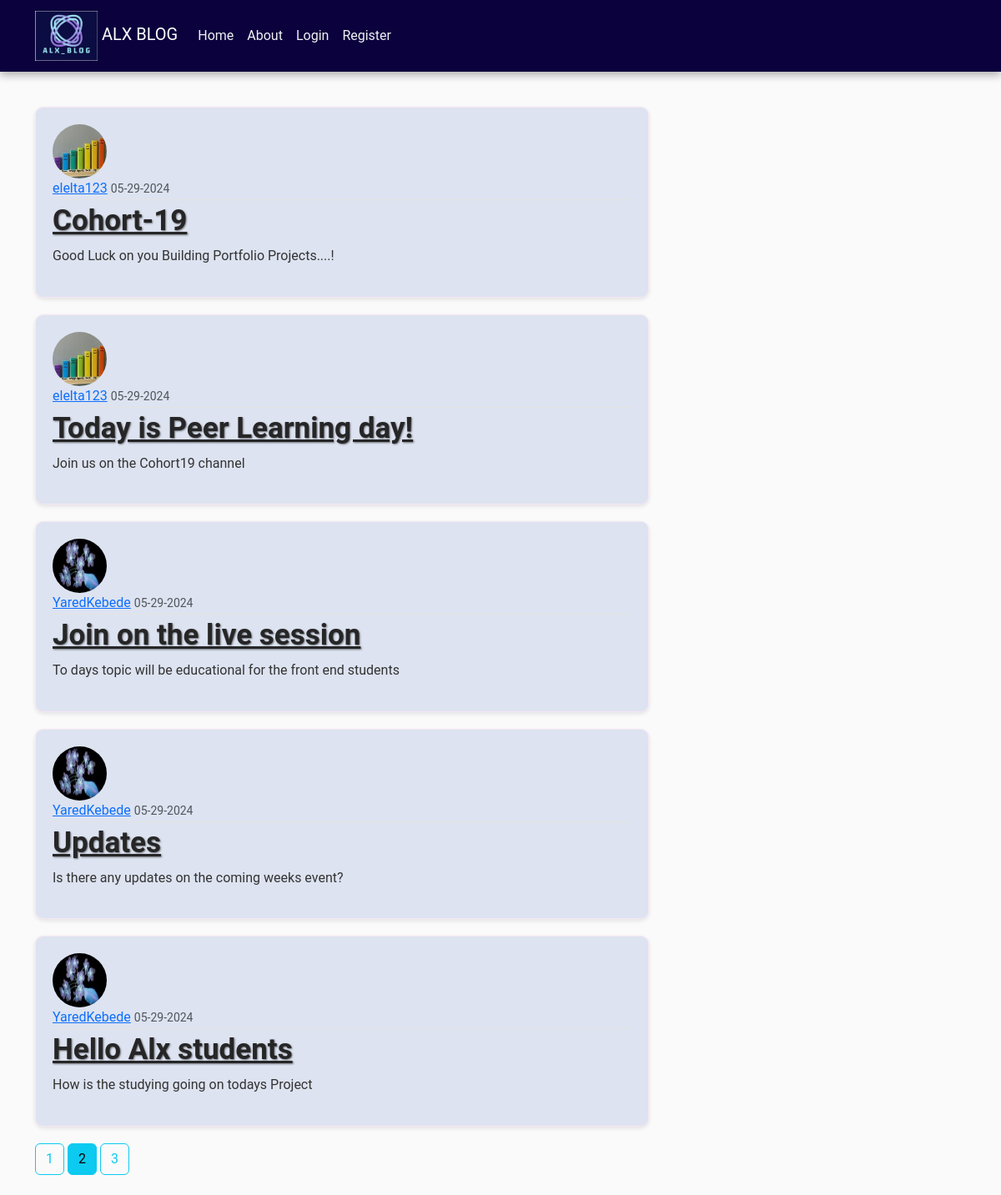
/home?page=2, run on an earlier commit of the app's database.
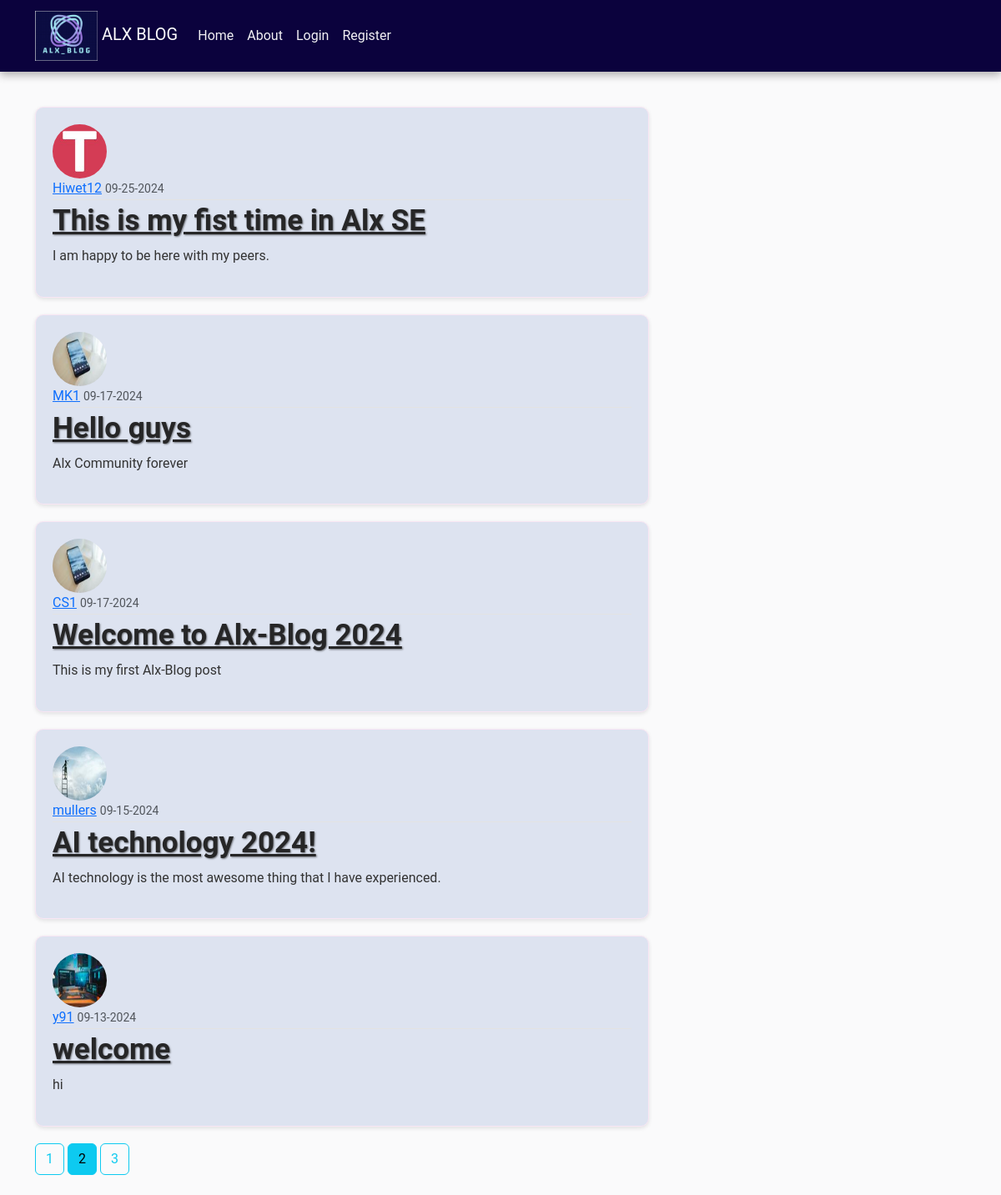
And on a later commit of the database.
### alxblog/models.py (models this page shows, shortened)
class Post(db.Model):
    id = db.Column(db.Integer, primary_key=True)
    title = db.Column(db.String(150), nullable=False)
    date_posted = db.Column(db.DateTime, nullable=False, default=datetime.utcnow)
    content = db.Column(db.Text, nullable=False)
    user_id = db.Column(db.Integer, db.ForeignKey('user.id'), nullable=False)
    comments = db.relationship('Comment', backref='post', lazy=True)

class User(db.Model, UserMixin):
    id = db.Column(db.Integer, primary_key=True)
    username = db.Column(db.String(20), unique=True, nullable=False)
    email = db.Column(db.String(150), unique=True, nullable=False)
    image_file = db.Column(db.String(20), nullable=False, default='default.jpg')
    password = db.Column(db.String(60), nullable=False)
    posts = db.relationship('Post', backref='author', lazy=True)
    comments = db.relationship('Comment', back_populates='user', lazy=True)

### alxblog/routes.py (the view)
@app.route("/home")
def home():
    page = request.args.get('page', 1, type=int)
    posts = Post.query.order_by(Post.date_posted.desc()).paginate(page=page, per_page=5)
    return render_template('home.html', posts=posts, title='Home')

### alxblog/templates/home.html
{% extends "layout.html" %}
{% block content %}
{% for post in posts.items %}
 <article class="media content-section">
    <img class="rounded-circle article-img" src="{{ url_for('static', filename='profile_pics/' + post.author.image_file) }}">
    <div class="media-body">
      <div class="article-metadata">
        <a class="mr-2" href="#">{{ post.author.username }}</a>
        <small class="text-muted">{{ post.date_posted.strftime('%m-%d-%Y') }}</small>
      </div>
      <h2><a class="article-title" href="{{ url_for('post', post_id=post.id) }}">{{ post.title }}</a></h2>
      <p class="article-content">{{ post.content }}</p>
    </div>
  </article>
{% endfor %}
{% for page_num in posts.iter_pages(left_edge=1, right_edge=1, left_current=1, right_current=2) %}
{% if page_num %}
{% if posts.page == page_num%}
<a class="btn btn-info mb-4" href="{{ url_for('home', page=page_num) }}">{{ page_num }}</a>
{% else %}
<a class="btn btn-outline-info mb-4" href="{{ url_for('home', page=page_num) }}">{{ page_num }}</a>
{% endif %}
{% else %}
...
{% endif %}
{% endfor %}
{% endblock content %}

What changed in the data, as far as the page shows it:
removed Post: image_file (picture), author.username "elelta123", date_posted "05-29-2024", title "Cohort-19", content "Good Luck on you Building Portfolio Projects....!"
removed Post: image_file (picture), author.username "elelta123", date_posted "05-29-2024", title "Today is Peer Learning day!", content "Join us on the Cohort19 channel"
removed Post: image_file (picture), author.username "YaredKebede", date_posted "05-29-2024", title "Join on the live session", content "To days topic will be educational for the front end students"
removed Post: image_file (picture), author.username "YaredKebede", date_posted "05-29-2024", title "Updates", content "Is there any updates on the coming weeks event?"
removed Post: image_file (picture), author.username "YaredKebede", date_posted "05-29-2024", title "Hello Alx students", content "How is the studying going on todays Project"
added Post: image_file (picture), author.username "Hiwet12", date_posted "09-25-2024", title "This is my fist time in Alx SE", content "I am happy to be here with my peers."
added Post: image_file (picture), author.username "MK1", date_posted "09-17-2024", title "Hello guys", content "Alx Community forever"
added Post: image_file (picture), author.username "CS1", date_posted "09-17-2024", title "Welcome to Alx-Blog 2024", content "This is my first Alx-Blog post"
added Post: image_file (picture), author.username "mullers", date_posted "09-15-2024", title "AI technology 2024!", content "AI technology is the most awesome thing that I have experienced."
added Post: image_file (picture), author.username "y91", date_posted "09-13-2024", title "welcome", content "hi"
